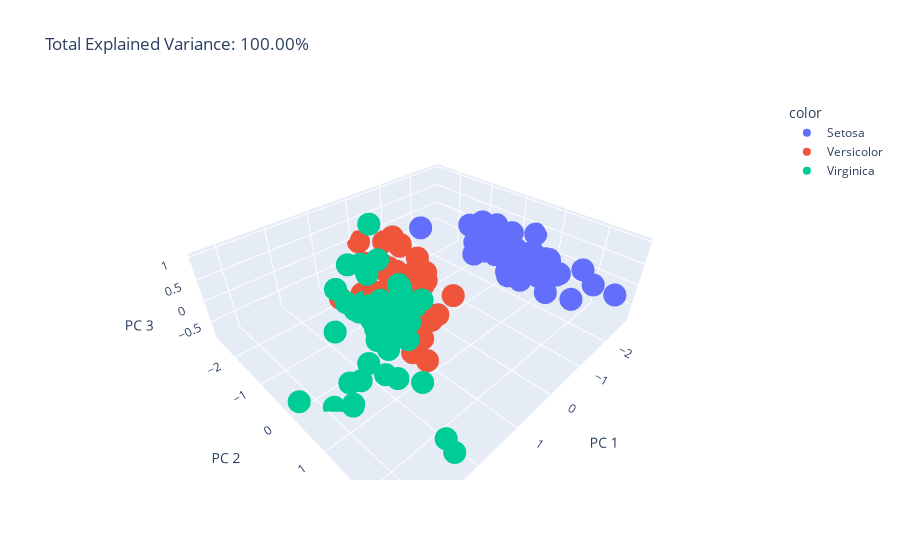

The notebook cell saved with this chart:
### Markdown cell above
Plot 'em in 3D! (the 3 best principal components)

### Code cell
fig = px.scatter_3d(
    iris_pca, x=0, y=1, z=2, color=pc_df['Variety'],
    title=f'Total Explained Variance: {pca.explained_variance_ratio_.sum() * 100:.2f}%',
    labels={'0': 'PC 1', '1': 'PC 2', '2': 'PC 3'}
)

fig
